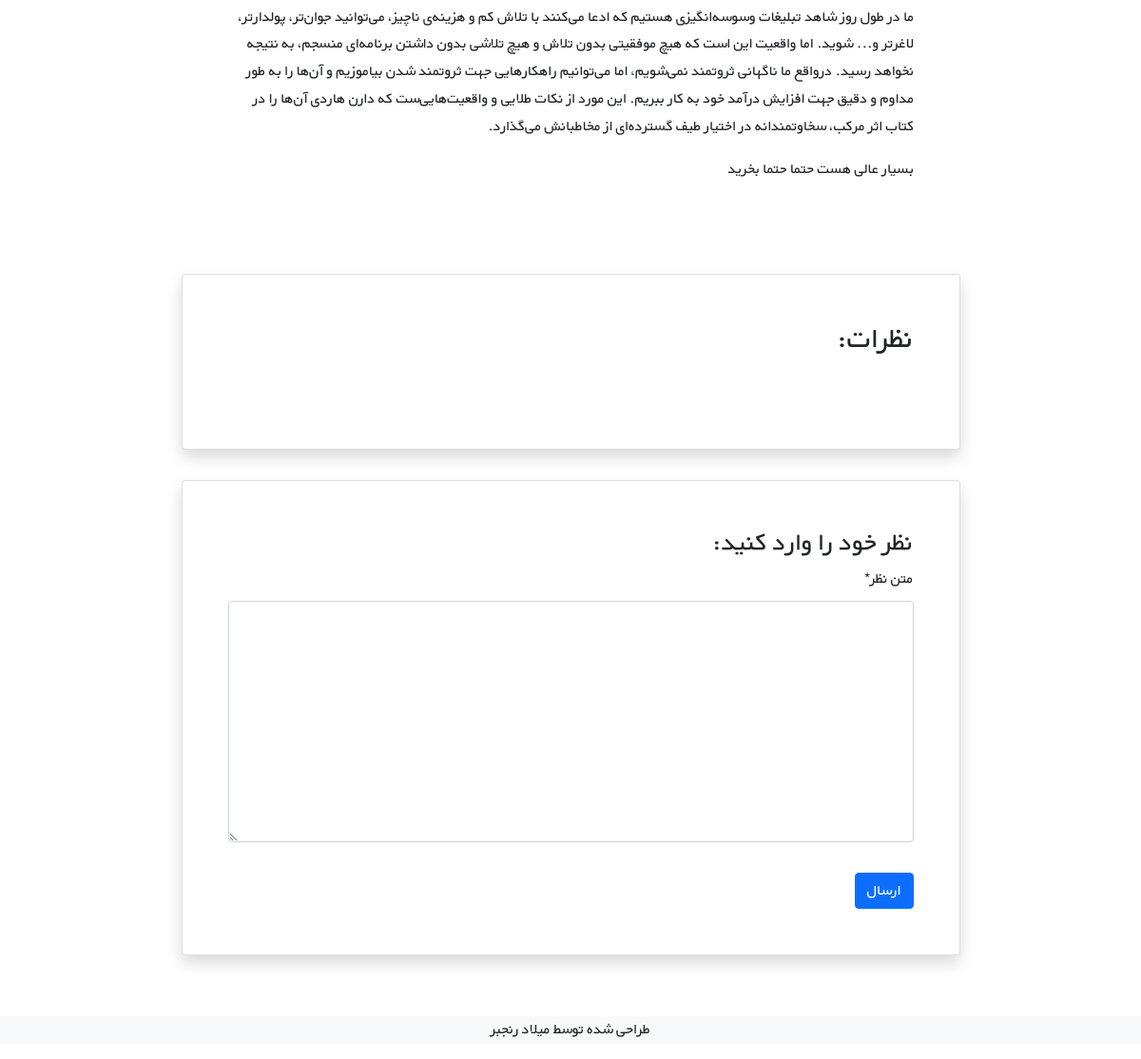
Before: /books/1/ (signed in, lower part) with the older database file.
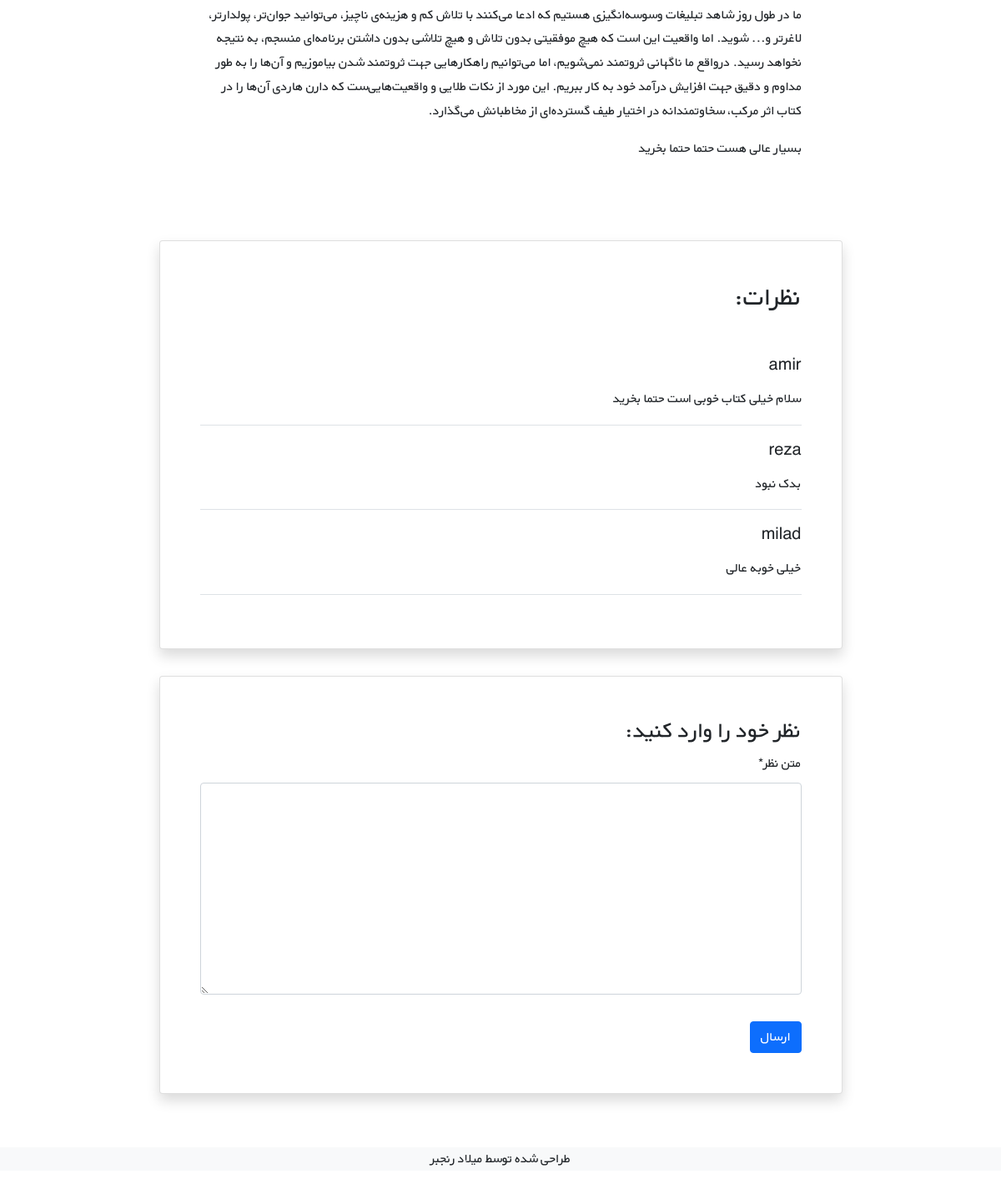
After: the same page with the newer database file.
### books/models.py (models this page shows, shortened)
class Comment(models.Model):
    user = models.ForeignKey(get_user_model(), on_delete=models.CASCADE, verbose_name='نام کاربری')
    book = models.ForeignKey(Book, on_delete=models.CASCADE, verbose_name='نام کتاب', related_name='comments')
    text = models.TextField(verbose_name='متن نظر')
    datetime_created = models.DateTimeField(auto_now_add=True, verbose_name='تاریخ ثبت نظر')
    is_active = models.BooleanField(default=True, verbose_name='غیرفعال یا فعال بودن نظر')

### accounts/models.py (models this page shows)
class CustomUser(AbstractUser):
    age = models.PositiveIntegerField(null=True, blank=True)

### books/views.py (the view)
# urls.py: path('<int:pk>/', book_detail, name='book_detail'),
@login_required
def book_detail(request, pk):
    book = get_object_or_404(Book, pk=pk)
    comments = book.comments.all()
    if request.method == 'POST':
        comment_form = commentForm(request.POST)
        if comment_form.is_valid():
            new_comment = comment_form.save(commit=False)
            new_comment.book = book
            new_comment.user = request.user
            new_comment.save()
            comment_form = commentForm()
    else:
        comment_form = commentForm()
    context = {
        'book' : book,
        'comments' : comments,
        'comment_form' : comment_form,
    }
    return render(request, 'books/book_detail.html', context)

### books/forms.py
class commentForm(forms.ModelForm):
    class Meta:
        model = Comment
        fields = ['text']

### books/templates/books/book_detail.html (shortened to what this page needs)
{% extends 'base.html' %}
{% load crispy_forms_tags %}
{% block content %}
    <div class="container mt-5" dir="rtl">
        <div class="">
            <div class="">
                <div class="d-flex justify-content-center">
                    <div class="my-3 p-5 w-sm-75 w-100">
                        {{ book.content|linebreaks }}
                    </div>
                </div>
                <div class="d-flex justify-content-center">
                    <div class="card shadow my-3 p-5 w-sm-75 w-100">
                        <h2 class="mb-5">نظرات:</h2>
                        {% for comment in comments %}
                            {% if comment.is_active %}
                                <div class="border-bottom mb-3">
                                    <h5 class="mb-3">{{ comment.user.username }}</h5>
                                    <p>{{ comment.text|linebreaks }}</p>
                                </div>
                            {% endif %}
                        {% endfor %}
                    </div>
                </div>
                <div class="d-flex justify-content-center">
                    <div class="card shadow my-3 p-5 w-sm-75 w-100">
                        <h3>نظر خود را وارد کنید:</h3>
                        <form method="POST">
                            {{ comment_form|crispy }}
                            <button type="submit" class="btn btn-primary mt-3">ارسال</button>
                        </form>
                    </div>
                </div>
            </div>
        </div>
    </div>
{% endblock %}

Changed rows visible on the page:
added Comment: user.username "amir", text "سلام خیلی کتاب خوبی است حتما بخرید"
added Comment: user.username "reza", text "بدک نبود"
added Comment: user.username "milad", text "خیلی خوبه عالی"
